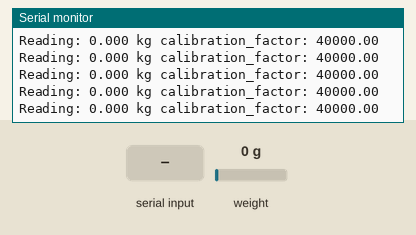
This sketch was run on a simulated Arduino Uno, built with avr-gcc and run on an emulated ATmega328P. Parts: the last lines printed to the serial monitor. The inputs (shaded band) are chosen by the test bench; at power-on: weight on the scale 0 g.

Above: at 3.4 s.
3.5 s: weight on the scale set to 100 g
At 3.59 s:
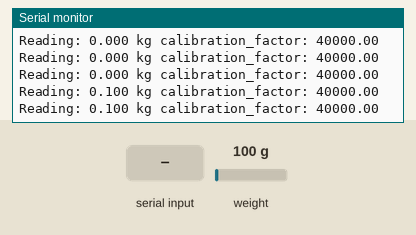
6.5 s: "+" received over Serial
At 6.63 s:
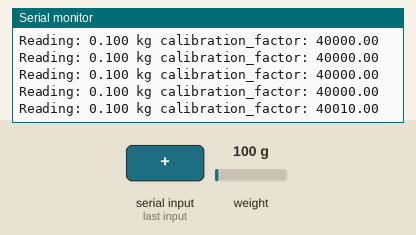
9.5 s: byte 116 ('t') received over Serial
At 10.65 s:
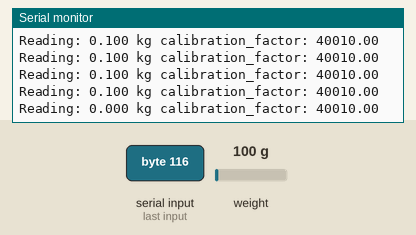
12.5 s: byte 116 ('t') received over Serial
15.5 s: "a" received over Serial
At 15.63 s:
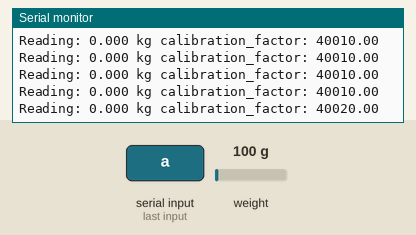
17.0 s: weight on the scale set to 1250 g
At 17.05 s:
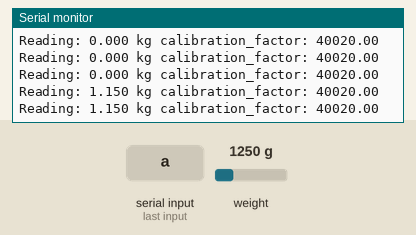
Timing chart, 0 to 19.5 s (numbered marks = the images above; inputs shaded):
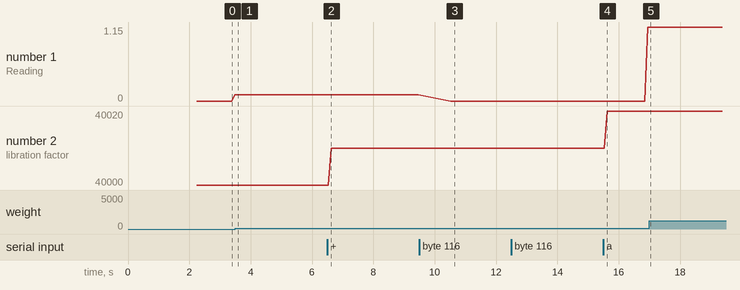

The sketch:

calibration.ino
```cpp
#include "HX711.h"  //You must have this library in your arduino library folder

#define DOUT  6
#define CLK  5

HX711 scale;

//Change this calibration factor as per your load cell once it is found you many need to vary it in thousands
float calibration_factor = 40000; //-106600 worked for my 40Kg max scale setup

//=============================================================================================
//                         SETUP
//=============================================================================================
void setup() {
  Serial.begin(9600);
  Serial.println("HX711 Calibration");
  Serial.println("Remove all weight from scale");
  Serial.println("After readings begin, place known weight on scale");
  Serial.println("Press a,s,d,f to increase calibration factor by 10,100,1000,10000 respectively");
  Serial.println("Press z,x,c,v to decrease calibration factor by 10,100,1000,10000 respectively");
  Serial.println("Press t for tare");

  scale.begin(DOUT, CLK);
  scale.set_scale();
  scale.tare(); //Reset the scale to 0

  long zero_factor = scale.read_average(); //Get a baseline reading
  Serial.print("Zero factor: "); //This can be used to remove the need to tare the scale. Useful in permanent scale projects.
  Serial.println(zero_factor);
}

//=============================================================================================
//                         LOOP
//=============================================================================================
void loop() {

  scale.set_scale(calibration_factor); //Adjust to this calibration factor

  Serial.print("Reading: ");
  Serial.print(scale.get_units(), 3);
  Serial.print(" kg"); //Change this to kg and re-adjust the calibration factor if you follow SI units like a sane person
  Serial.print(" calibration_factor: ");
  Serial.print(calibration_factor);
  Serial.println();

  if(Serial.available())
  {
    char temp = Serial.read();
    if(temp == '+' || temp == 'a')
      calibration_factor += 10;
    else if(temp == '-' || temp == 'z')
      calibration_factor -= 10;
    else if(temp == 's')
      calibration_factor += 100;
    else if(temp == 'x')
      calibration_factor -= 100;
    else if(temp == 'd')
      calibration_factor += 1000;
    else if(temp == 'c')
      calibration_factor -= 1000;
    else if(temp == 'f')
      calibration_factor += 10000;
    else if(temp == 'v')
      calibration_factor -= 10000;
    else if(temp == 't')
      scale.tare();  //Reset the scale to zero
  }
}
//==========================================================================================
```

Measured:
- after the input at 3.5 s, the serial monitor: prints a new line after 0.08 s (image 1)
- after the input at 6.5 s, the serial monitor: prints a new line after 0.12 s (image 2)
- after the input at 9.5 s, the serial monitor: prints a new line after 1.0 s (image 3)
- after the input at 15.5 s, the serial monitor: prints a new line after 0.13 s (image 4)
- after the input at 17.0 s, the serial monitor: prints a new line after 0.05 s (image 5)
- plotted number 1: 0.1 → 0 after the input at 9.5 s, 0 → 1.15 after the input at 15.5 s
- plotted number 2: 40000 → 40010 after the input at 6.5 s, 40010 → 40020 after the input at 15.5 s
